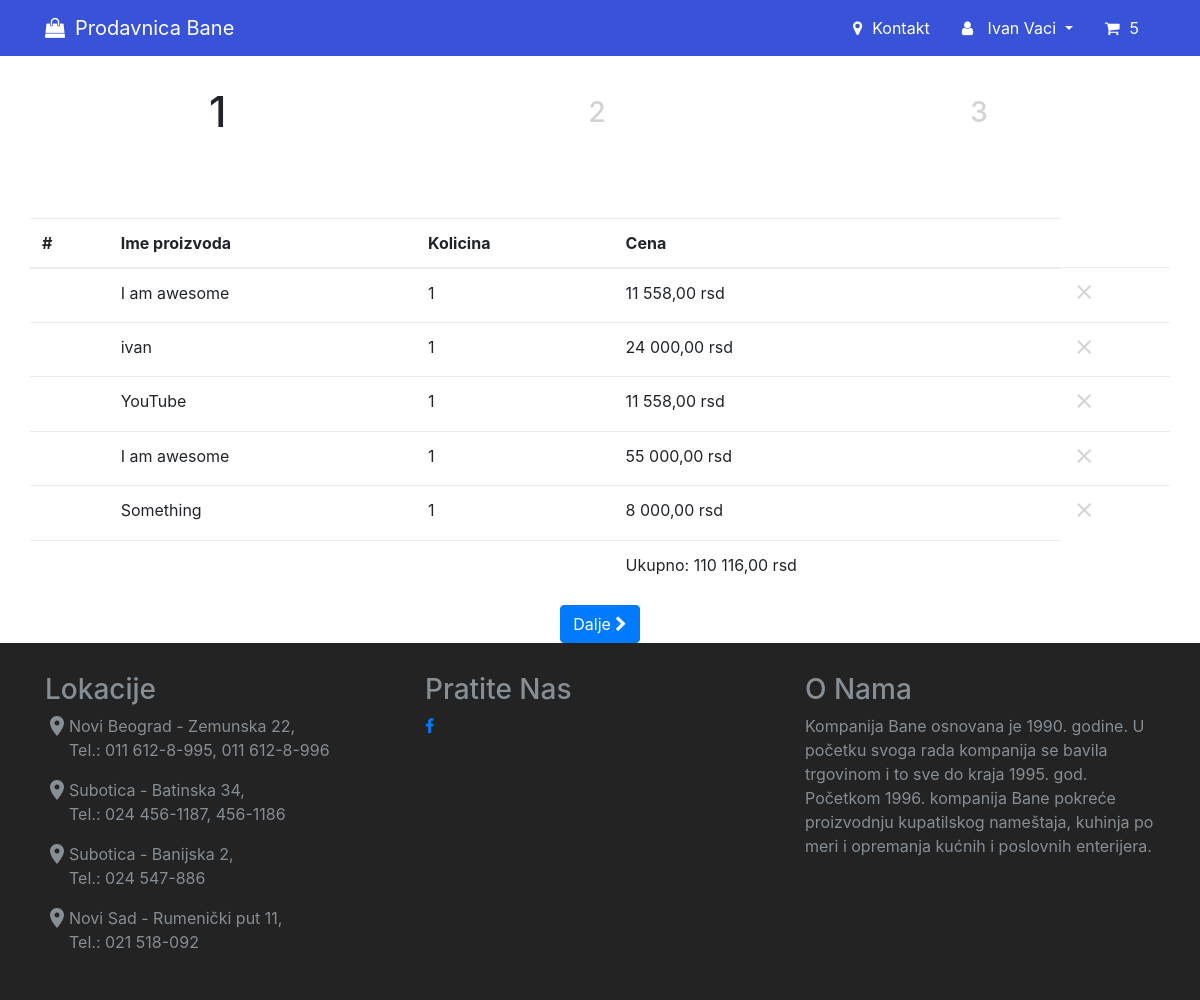
The page /cart.php (signed in) on the database its author committed.
### tables this page shows
CREATE TABLE `users` (
  `user_id` int(3) NOT NULL,
  `firstname` varchar(255) NOT NULL,
  `lastname` varchar(255) NOT NULL,
  `city` varchar(255) NOT NULL,
  `address` varchar(255) NOT NULL,
  `number` int(5) NOT NULL,
  `phone` int(20) NOT NULL,
  `email` varchar(255) NOT NULL,
  `password` varchar(255) NOT NULL,
  `type` varchar(255) NOT NULL
);

CREATE TABLE `cart` (
  `cart_id` int(11) NOT NULL,
  `user_id` int(3) NOT NULL,
  `product_id` int(3) NOT NULL,
  `product_name` varchar(255) NOT NULL,
  `product_quantity` int(3) NOT NULL,
  `pr_price` int(11) NOT NULL
);

### includes/phaseOne.php (the view)
<div class="row phases">
	<h3 class="current-phase">1</h3>
	<h3 class="later-phase">2</h3>
	<h3 class="later-phase">3</h3>
</div>
<div class="row phases">
	<table class="table phases">
	  <thead>
	    <tr>
	      <th scope="col">#</th>
	      <th scope="col">Ime proizvoda</th>
	      <th scope="col">Kolicina</th>
	      <th scope="col">Cena</th>
	    </tr>
	  </thead>
	  <tbody>
	  <?php
	  $total =0;
	  $cartQuery = "SELECT * FROM cart WHERE user_id = {$id}";
	  $connectToCartDB = mysqli_query($connection, $cartQuery);
	  while ($row = mysqli_fetch_assoc($connectToCartDB)) {
	  	$pr_name = $row['product_name'];
	  	$pr_id = $row['product_id'];
	  	$pr_price = $row['pr_price'];
	  	$newPr_price = number_format($pr_price, 0, '.', ' ');
	  	$total += $pr_price;
	  	$phaseOne = 2;
	  	echo "<tr>";
	  	echo "<td></td>";
	  	echo "<td>{$pr_name}</td>";
	  	echo "<td>1</td>";
	  	echo "<td>{$newPr_price},00 rsd</td>";
	  	echo "<td><a class='remove-phaseOne' href='cart.php?product_id_subtract={$pr_id}&product_price={$pr_price}&product_name={$pr_name}&loc={$phaseOne}'><i class='material-icons'>clear</i></a></td>";
	  	echo "<tr>";
	  }
	  ?>
	      <td></td>
	      <td></td>
	      <td></td>
	      <td>Ukupno: <?php echo number_format($total, 0, '.', ' ');?>,00 rsd</td>
	    </tr>
	  </tbody>
	</table>
</div>
<div class="row justify-content-center">
	<a class="btn btn-primary" href="cart.php?phase=phaseTwo">
		Dalje
		<i class="fa fa-chevron-right" aria-hidden="true"></i>
	</a>
</div>

### includes/header-nav.php (shortened to what this page needs)
<body>
    <nav class="navbar navbar-dark bg-dark" style="background-color: #3853D8!important;">
      <div class=" collapse navbar-collapse container d-flex justify-content-between">
        <a href="index.php" class="navbar-brand"><i class="fa fa-shopping-bag profile_icons" aria-hidden="true"></i>Prodavnica Bane</a>
        <ul class="nav justify-content-end ">
          <li class="nav-item">
            <a class="nav-link text-white" href="kontakt.php"><i class="fa fa-map-marker profile_icons" aria-hidden="true"></i>Kontakt</a>
          </li>
          <?php
          if (isset($_SESSION['type'])) {
            if (isset($_SESSION['type']) === 'admin') {
            echo '<li class="nav-item dropdown ">
      <a class="nav-link dropdown-toggle text-white" href="#" id="navbarDropdown" role="button" data-toggle="dropdown" aria-haspopup="true" aria-expanded="false">
        '. $_SESSION['firstname'].' '. $_SESSION['lastname'] .'
      </a>
      <div class="dropdown-menu" aria-labelledby="navbarDropdown">
        <a class="dropdown-item" href="admin/index.php">Admin</a>
        <div class="dropdown-divider"></div>
        <a class="dropdown-item" href="includes/logout.php">Odjavi se</a>
      </div>
    </li>';
            }else{
          $id = $_SESSION["id"];
          $cartQuantity = "SELECT * FROM cart WHERE user_id = {$id} ";
          $queryFinal = mysqli_query($connection, $cartQuantity);
          $num_rows = mysqli_num_rows($queryFinal);
          $totalProducts = $num_rows;
          $query = "SELECT * FROM users WHERE user_id = {$id}";
          $edit_the_user_by_id = mysqli_query($connection, $query);
          while($row = mysqli_fetch_assoc($edit_the_user_by_id)){
              $id = $row['user_id'];
              $firstname = $row['firstname'];
              $lastname = $row['lastname'];
        }
              echo '<li class="nav-item dropdown ">
      <a class="nav-link dropdown-toggle text-white" href="#" id="navbarDropdown" role="button" data-toggle="dropdown" aria-haspopup="true" aria-expanded="false"><i class="fa fa-user profile_icons" aria-hidden="true"></i>
        '. $firstname .' '. $lastname .'
      </a>
      <div class="dropdown-menu" aria-labelledby="navbarDropdown">
        <a class="dropdown-item" href="userProfile.php"><i class="fa fa-user-circle-o profile_icons" aria-hidden="true"></i>Profil</a>
        <div class="dropdown-divider"></div>
        <a class="dropdown-item" href="includes/logout.php"><i class="fa fa-sign-out profile_icons" aria-hidden="true"></i>Odjavi se</a>
      </div>
    </li>
    <li class="nav-item">
            <a class="nav-link text-white" href="cart.php"><i class="fa fa-shopping-cart profile_icons" aria-hidden="true"></i>' . $totalProducts . '</a>
          </li>
    ';
            }
          }
          ?>
        </ul>
      </div>
    </nav>

### css/custom.css (style rules this page uses)
html, body { height: 100%; }
i { cursor: pointer; }
.profile_icons { margin-right: 10px; }
.phases { justify-content: space-around; margin-top: 40px; }
.later-phase { opacity: 0.2; }
.current-phase { transform: scale(1.5,1.5); }
.remove-phaseOne { color: #D3D3D4; transition: 0.3s ease-in-out; }

### rows shown on the page
users: firstname "Ivan", lastname "Vaci"
cart: product_name "I am awesome", pr_price "11 558"
cart: product_name "ivan", pr_price "24 000"
cart: product_name "YouTube", pr_price "11 558"
cart: product_name "I am awesome", pr_price "55 000"
cart: product_name "Something", pr_price "8 000"

### other values the page prints
$totalProducts "5"
$total "110 116"
